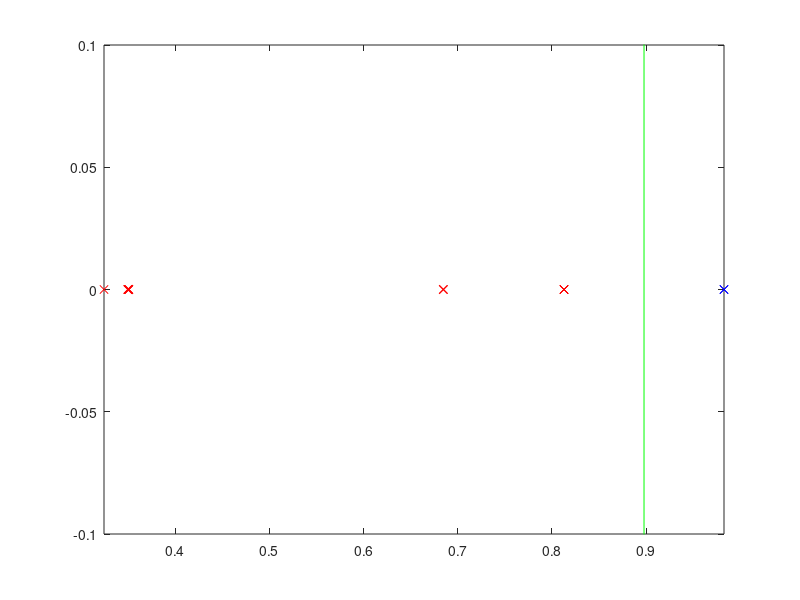

This figure's MATLAB source:
hold off;
x0p = [0.9826851666094747 0.9826851666094747 ];
x0n = [0.8128372959350391 0.8128372959350391 0.8128372959350391 0.6846890431714244 0.6846890431714244 0.34968849825023596 0.34968849825023596 0.35057052661300847 0.35057052661300847 0.3243855277200691 0.35057052661300847 0.35057052661300847 ];
w0 = 11.775245215479856;
hold off;
zrp = zeros(1,length(x0p));
zrn = zeros(1,length(x0n));
plot(x0p,zrp,'xb');
hold on;
plot(x0n,zrn,'xr');
xc=[0.897761078963068 0.897761078963068];
yc=[-1 1];
plot(xc,yc,'g');
axis([min([x0p x0n]) max([x0p x0n]) -0.1 0.1]);
